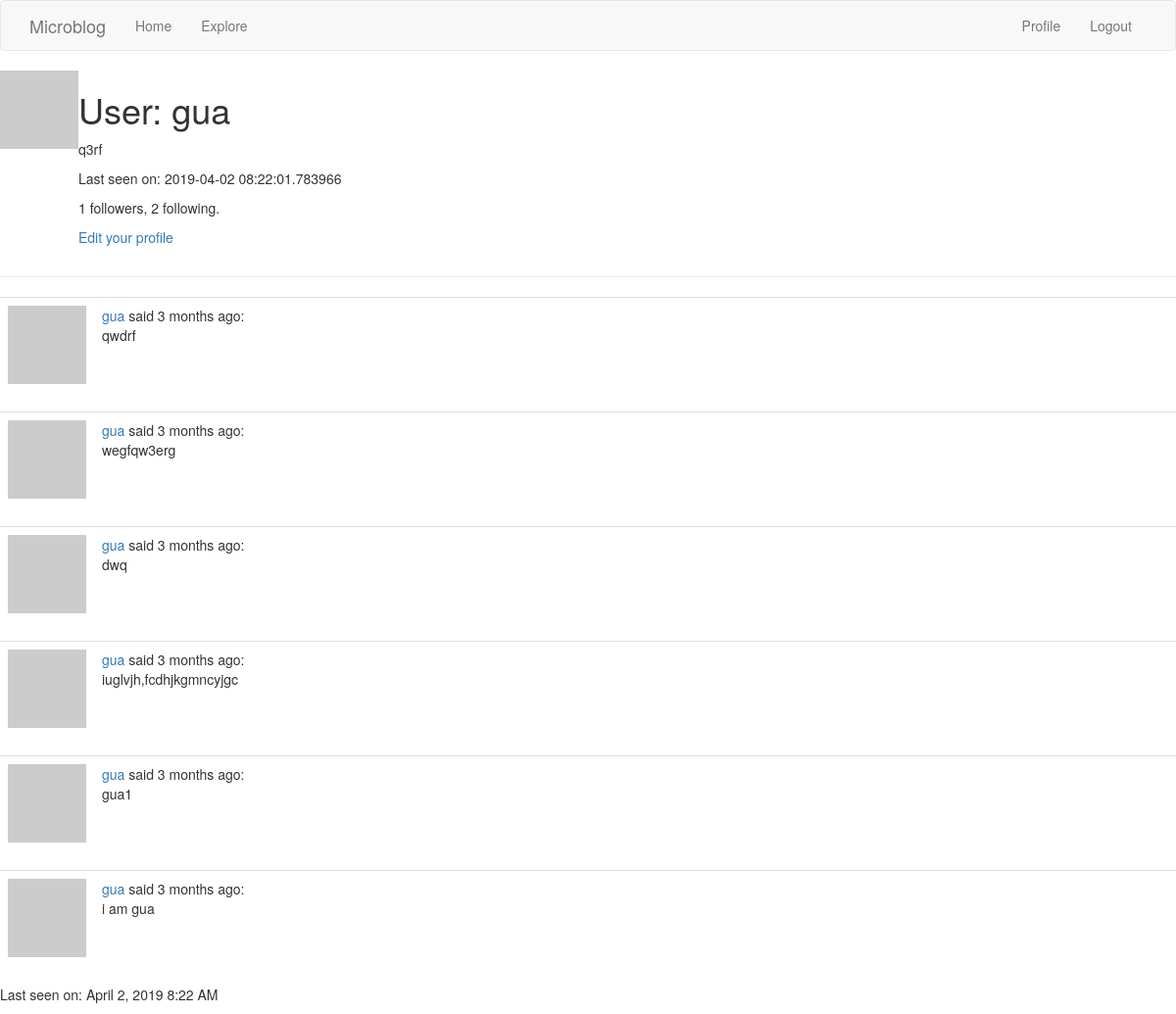
Screenshot of /user/gua (signed in) with the database file from the repository.
### app/models.py (models this page shows, shortened)
class User(db.Model, UserMixin):  # 设置数据库User表
    id = db.Column(db.Integer, primary_key=True)
    username = db.Column(db.String(64), index=True, unique=True)
    email = db.Column(db.String(120), index=True, unique=True)
    password_hash = db.Column(db.String(128))
    about_me = db.Column(db.String(140))
    last_seen = db.Column(db.DateTime, default=datetime.utcnow)
    posts = db.relationship('Post', backref='author', lazy='dynamic')
    """lazy 通俗了说，select就是访问到属性的时候，就会全部加载该属性的数据。
    joined则是在对关联的两个表进行join操作，从而获取到所有相关的对象。
    dynamic则不一样，在访问属性的时候，并没有在内存中加载数据，而是返回一个query对象,
     需要执行相应方法才可以获取对象，比如.all().下面结合实例解释这几个的使用场景"""
    """User类有一个新的posts字段，用db.relationship初始化。这不是实际的数据库字段，
    而是用户和其动态之间关系的高级视图，因此它不在数据库图表中。
    对于一对多关系，db.relationship字段通常在“一”的这边定义，并用作访问“多”的便捷方式。
    因此，如果我有一个用户实例u，表达式u.posts将运行一个数据库查询，返回该用户发表过的所有动态。
     db.relationship的第一个参数表示代表关系“多”的类。
     backref参数定义了代表“多”的类的实例反向调用“一”的时候的属性名称。
     这将会为用户动态添加一个属性post.author，调用它将返回给该用户动态的用户实例。
     lazy参数定义了这种关系调用的数据库查询是如何执行的"""
    """user1.followed.append(user2)
        要取消关注该用户，我可以这么做：
        user1.followed.remove(user2)"""
    followed = db.relationship(
        'User', secondary=followers,
        primaryjoin=(followers.c.follower_id == id),
        secondaryjoin=(followers.c.followed_id == id),
        backref=db.backref('followers', lazy='dynamic'), lazy='dynamic')
    def avatar(self, size):  # 生成图片并返回
        digest = md5(self.email.lower().encode('utf-8')).hexdigest()  # 生成唯一图片
        return 'https://www.gravatar.com/avatar/{}?d=identicon&s={}'.format(
            digest, size)  # 返回图片

class Post(db.Model):  # 设置post表
    id = db.Column(db.Integer, primary_key=True)
    body = db.Column(db.String(140))
    timestamp = db.Column(db.DateTime, index=True, default=datetime.utcnow)
    user_id = db.Column(db.Integer, db.ForeignKey('user.id'))

### app/routes.py (the view)
@app.route('/user/<username>')
@login_required
def user(username):  # 你登陆后 由此路由进入其他用户的主页
    user = User.query.filter_by(username=username).first_or_404()
    page = request.args.get('page', 1, type=int)
    posts = user.posts.order_by(Post.timestamp.desc()).paginate(page, app.config['POSTS_PER_PAGE'], False)
    next_url = url_for('user', username=user.username, page=posts.next_num) if posts.has_next else None
    prev_url = url_for('user', username=user.username, page=posts.prev_num) if posts.has_prev else None
    return render_template('user.html', user=user, posts=posts.items,
                           next_url=next_url, prev_url=prev_url)

### app/models.py (called while the page is built)
@login.user_loader
def load_user(id):
    return User.query.get(int(id))

### app/routes.py (called while the page is built)
@app.before_request
def before_request():  # 每次请求前执行 设置时间
    if current_user.is_authenticated:
        current_user.last_seen = datetime.utcnow()
        db.session.commit()

### app/templates/user.html (shortened to what this page needs)
{% extends "base.html" %}
{% block content %}
    <table>
        <tr valign="top">
            <td><img src="{{ user.avatar(128) }}"></td>
            <td>
            <h1>User: {{ user.username }}</h1>
            {% if user.about_me %}<p>{{ user.about_me }}</p>{% endif %}
            {% if user.last_seen %}<p>Last seen on: {{ user.last_seen }}</p>{% endif %}
            <p>{{ user.followers.count() }} followers, {{ user.followed.count() }} following.</p>
            {% if user == current_user %}
            <p><a href="{{ url_for('edit_profile') }}">Edit your profile</a></p>
            {% elif not current_user.is_following(user) %}
            <p><a href="{{ url_for('follow', username=user.username) }}">Follow</a></p>
            {% else %}
            <p><a href="{{ url_for('unfollow', username=user.username) }}">Unfollow</a></p>
            {% endif %}
            </td>
        </tr>
    </table>
    <hr>
     {% for post in posts %}
        {% include '_post.html' %}
    {% endfor %}
    {% if user.last_seen %}
                <p>Last seen on: {{ moment(user.last_seen).format('LLL') }}</p>
    {% endif %}
{% endblock %}

### app/templates/base.html (shortened to what this page needs)
{% extends 'bootstrap/base.html' %}
{% block navbar %}
    <nav class="navbar navbar-default">
        <div class="container">
            <div class="navbar-header">
                <a class="navbar-brand" href="{{ url_for('index') }}">Microblog</a>
            </div>
            <div class="collapse navbar-collapse" id="bs-example-navbar-collapse-1">
                <ul class="nav navbar-nav">
                    <li><a href="{{ url_for('index') }}">Home</a></li>
                    <li><a href="{{ url_for('explore') }}">Explore</a></li>
                </ul>
                <ul class="nav navbar-nav navbar-right">
                    {% if current_user.is_anonymous %}
                    <li><a href="{{ url_for('login') }}">Login</a></li>
                    {% else %}
                    <li><a href="{{ url_for('user', username=current_user.username) }}">Profile</a></li>
                    <li><a href="{{ url_for('logout') }}">Logout</a></li>
                    {% endif %}
                </ul>
            </div>
        </div>
    </nav>
{% endblock %}

### app/templates/_post.html
    <table class="table table-hover">
        <tr>
            <td width="70px">
                <a href="{{ url_for('user', username=post.author.username) }}">
                    <img src="{{ post.author.avatar(70) }}" />
                </a>
            </td>
            <td>
               <a href="{{ url_for('user', username=post.author.username) }}">
                    {{ post.author.username }}
                </a>
                said {{ moment(post.timestamp).fromNow() }}:
                <br>
                {{ post.body }}
            </td>
        </tr>
    </table>

### rows the page displays
User: username "gua", about_me "q3rf", last_seen "2019-04-02 08:22:01.783966", last_seen "April 2, 2019 8:22 AM"
Post: author.username "gua", timestamp "3 months ago", body "qwdrf"
Post: author.username "gua", timestamp "3 months ago", body "wegfqw3erg"
Post: author.username "gua", timestamp "3 months ago", body "dwq"
Post: author.username "gua", timestamp "3 months ago", body "iuglvjh,fcdhjkgmncyjgc"
Post: author.username "gua", timestamp "3 months ago", body "gua1"
Post: author.username "gua", timestamp "3 months ago", body "i am gua"

### other values shown
{{ user.followers.count() }} "1"
{{ user.followed.count() }} "2"
